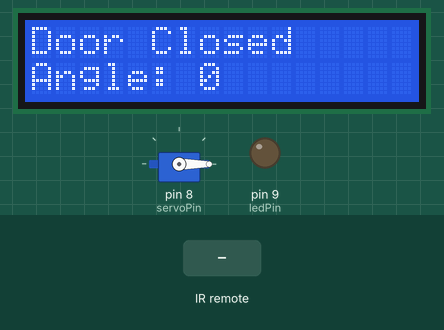
The sketch below on a simulated Arduino Uno, built with avr-gcc and run on an emulated ATmega328P. On the bench: servo, 16×2 character LCD, output pins drawn as LEDs (lit = HIGH). Inputs (shaded band) come from the test bench. What the sketch prints to the serial monitor is not drawn.

Above: at 1.2 s.
1.3 s: infrared code 0xF30CFF00 received
At 2.0 s:
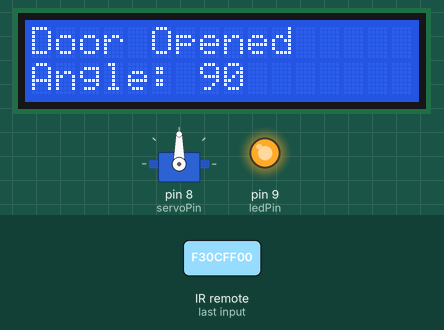
2.8 s: infrared code 0xE916FF00 received
At 3.1 s:
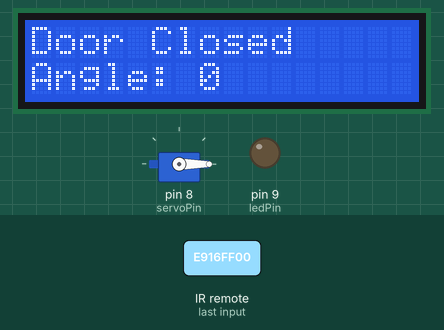
Timing chart, 0 to 5.8 s (numbered marks = the images above; inputs shaded):
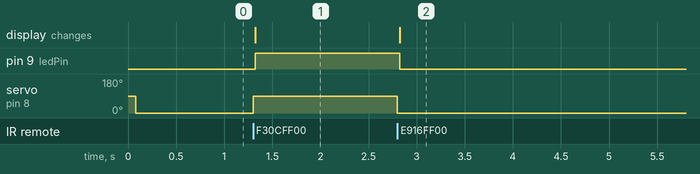

The sketch:

irremote.ino
```cpp
#include <IRremote.hpp>
#include <Servo.h>
#include <LiquidCrystal_I2C.h>

const int IR_RECEIVE_PIN = 7;
const int servoPin = 8;
const int ledPin = 9;

Servo myservo;
LiquidCrystal_I2C lcd(0x27, 16, 2);

int angle = 0;

void setup() {
  Serial.begin(9600);
  IrReceiver.begin(IR_RECEIVE_PIN, ENABLE_LED_FEEDBACK);
  myservo.attach(servoPin);
  pinMode(ledPin, OUTPUT);

  lcd.init();
  lcd.backlight();
  lcd.print("Door Closed");
  lcd.setCursor(0, 1);
  lcd.print("Angle: 0");
  myservo.write(angle);
}

void loop() {
  if (IrReceiver.decode()) {
    unsigned long receivedCode = IrReceiver.decodedIRData.decodedRawData;
    Serial.println(receivedCode, HEX);

    if (receivedCode == 0xF30CFF00) {
      myservo.write(90); // Open door
      lcd.clear();
      lcd.print("Door Opened");
      lcd.setCursor(0, 1);
      lcd.print("Angle: 90");
      digitalWrite(ledPin, HIGH);
    } else if (receivedCode == 0xE916FF00) {
      myservo.write(0); // Close door
      lcd.clear();
      lcd.print("Door Closed");
      lcd.setCursor(0, 1);
      lcd.print("Angle: 0");
      digitalWrite(ledPin, LOW);
    }

    IrReceiver.resume();
  }
}
```

Measured:
- after the input at 1.3 s, pin 9 (ledPin): LOW → HIGH at once; servo on pin 8 (servoPin): 0° → 90° at once; the display: changes at once (image 1)
- after the input at 2.8 s, pin 9 (ledPin): HIGH → LOW at once; servo on pin 8 (servoPin): 90° → 0° at once; the display: changes at once (image 2)
